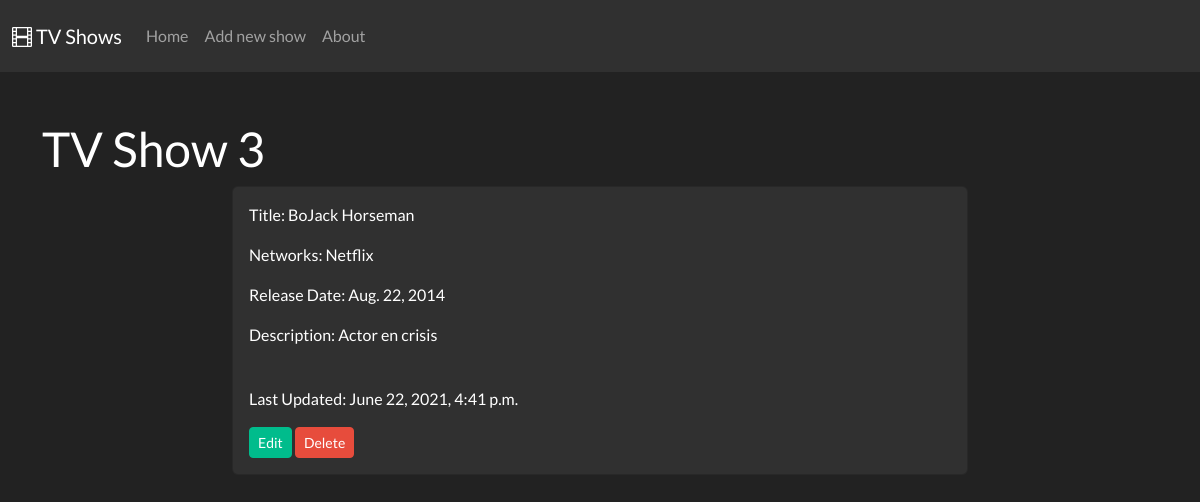
Screenshot of /shows/3 with the database file from the repository.
### tv_show_app/models.py (models this page shows)
class Show(models.Model):
    title = models.CharField(max_length=100)
    network = models.CharField(max_length=100)
    date = models.DateField(null=True, blank=True)
    desc = models.TextField(blank=True)
    created_at = models.DateTimeField(auto_now_add=True)
    updated_at = models.DateTimeField(auto_now=True)
    objects = ShowManager()

### tv_show_app/views.py (the view)
def view_show(request, number):
    context = {
        'the_show': Show.objects.get(id=number)
    }
    return render(request, 'view_show.html', context)

### tv_show_app/templates/view_show.html
{% extends 'base.html' %}
{% block content %}
    <div class="row">
        <h1>TV Show {{ the_show.id }}</h1>
        <div class="col-8 offset-2">
            <div class="card p-3">
                <p>Title: {{ the_show.title }}</p>
                <p>Networks: {{ the_show.network }}</p>
                <p>Release Date: {{ the_show.date }}</p>
                <p>Description: {{ the_show.desc }}</p>
                <br>
                <p>Last Updated: {{ the_show.updated_at }}</p>
                <div>
                    <a class="btn btn-sm btn-success" href="/shows/{{ the_show.id }}/edit">Edit</a>
                    <a class="btn btn-sm btn-danger" onclick="modalDelete({{the_show.id}})" href="#">Delete</a>
                </div>
            </div>
        </div>
    </div>
{% endblock %}

### rows the page displays
Show: id "3", title "BoJack Horseman", network "Netflix", date "Aug. 22, 2014", desc "Actor en crisis", updated_at "June 22, 2021, 4:41 p.m."
